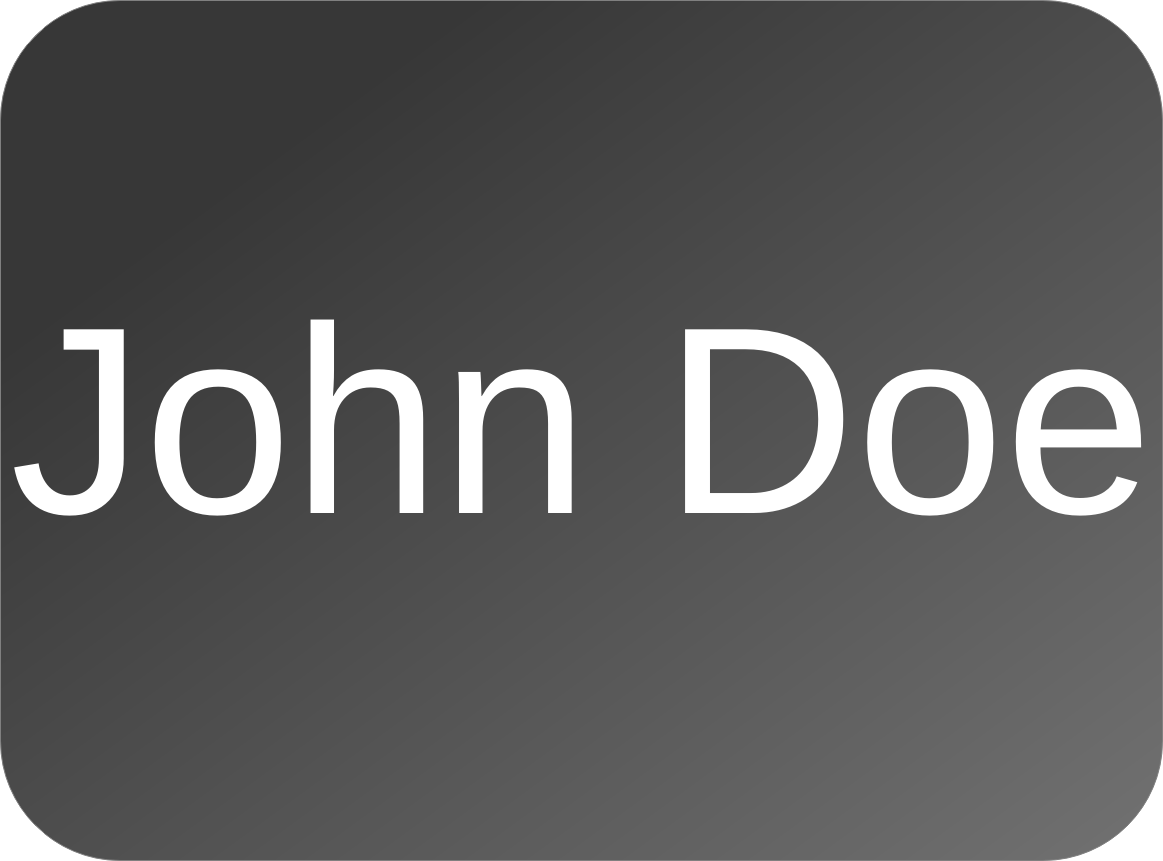
<?xml version="1.0" encoding="UTF-8"?>
<ui version="4.0">
 <class>HoveringWidget</class>
 <widget class="QWidget" name="HoveringWidget">
  <property name="geometry">
   <rect>
    <x>0</x>
    <y>0</y>
    <width>1126</width>
    <height>861</height>
   </rect>
  </property>
  <property name="windowTitle">
   <string>HoveringWidget</string>
  </property>
  <property name="styleSheet">
   <string notr="true">QWidget#HoveringWidget
{
	background-color: rgba(0,0,0,0);
}
QWidget#ContainerFrame {
	
	background-color: qlineargradient(spread:pad, x1:0, y1:0, x2:1, y2:1, stop:0.204545 rgba(0, 0, 0, 200), stop:1 rgba(75, 75, 75, 200));
	border: 1px solid grey;
	border-radius: 120px;
}

QPushButton {
	
	color: rgb(255, 255, 255);
	border: 1px solid grey;
	border-radius: 50px;
	background-color: qlineargradient(spread:pad, x1:0, y1:0, x2:1, y2:1, stop:0.204545 rgba(0, 0, 0, 50), stop:1 rgba(75, 75, 75, 50));
}

QLabel {
	color: rgba(255,255,255,255);
}</string>
  </property>
  <layout class="QVBoxLayout" name="verticalLayout_2">
   <property name="margin">
    <number>0</number>
   </property>
   <item>
    <widget class="QFrame" name="ContainerFrame">
     <property name="frameShape">
      <enum>QFrame::StyledPanel</enum>
     </property>
     <property name="frameShadow">
      <enum>QFrame::Raised</enum>
     </property>
     <layout class="QVBoxLayout" name="verticalLayout_3">
      <item>
       <layout class="QVBoxLayout" name="verticalLayout">
        <property name="sizeConstraint">
         <enum>QLayout::SetDefaultConstraint</enum>
        </property>
        <item>
         <widget class="QLabel" name="label">
          <property name="sizePolicy">
           <sizepolicy hsizetype="Expanding" vsizetype="Expanding">
            <horstretch>0</horstretch>
            <verstretch>0</verstretch>
           </sizepolicy>
          </property>
          <property name="font">
           <font>
            <pointsize>200</pointsize>
           </font>
          </property>
          <property name="styleSheet">
           <string notr="true"/>
          </property>
          <property name="lineWidth">
           <number>0</number>
          </property>
          <property name="text">
           <string>John Doe</string>
          </property>
          <property name="alignment">
           <set>Qt::AlignCenter</set>
          </property>
         </widget>
        </item>
        <item>
         <layout class="QHBoxLayout" name="buttons_layout">
          <item>
           <spacer name="horizontalSpacer_2">
            <property name="orientation">
             <enum>Qt::Horizontal</enum>
            </property>
            <property name="sizeHint" stdset="0">
             <size>
              <width>40</width>
              <height>20</height>
             </size>
            </property>
           </spacer>
          </item>
          <item>
           <spacer name="horizontalSpacer">
            <property name="orientation">
             <enum>Qt::Horizontal</enum>
            </property>
            <property name="sizeHint" stdset="0">
             <size>
              <width>40</width>
              <height>20</height>
             </size>
            </property>
           </spacer>
          </item>
         </layout>
        </item>
       </layout>
      </item>
     </layout>
    </widget>
   </item>
  </layout>
 </widget>
 <resources/>
 <connections/>
</ui>
